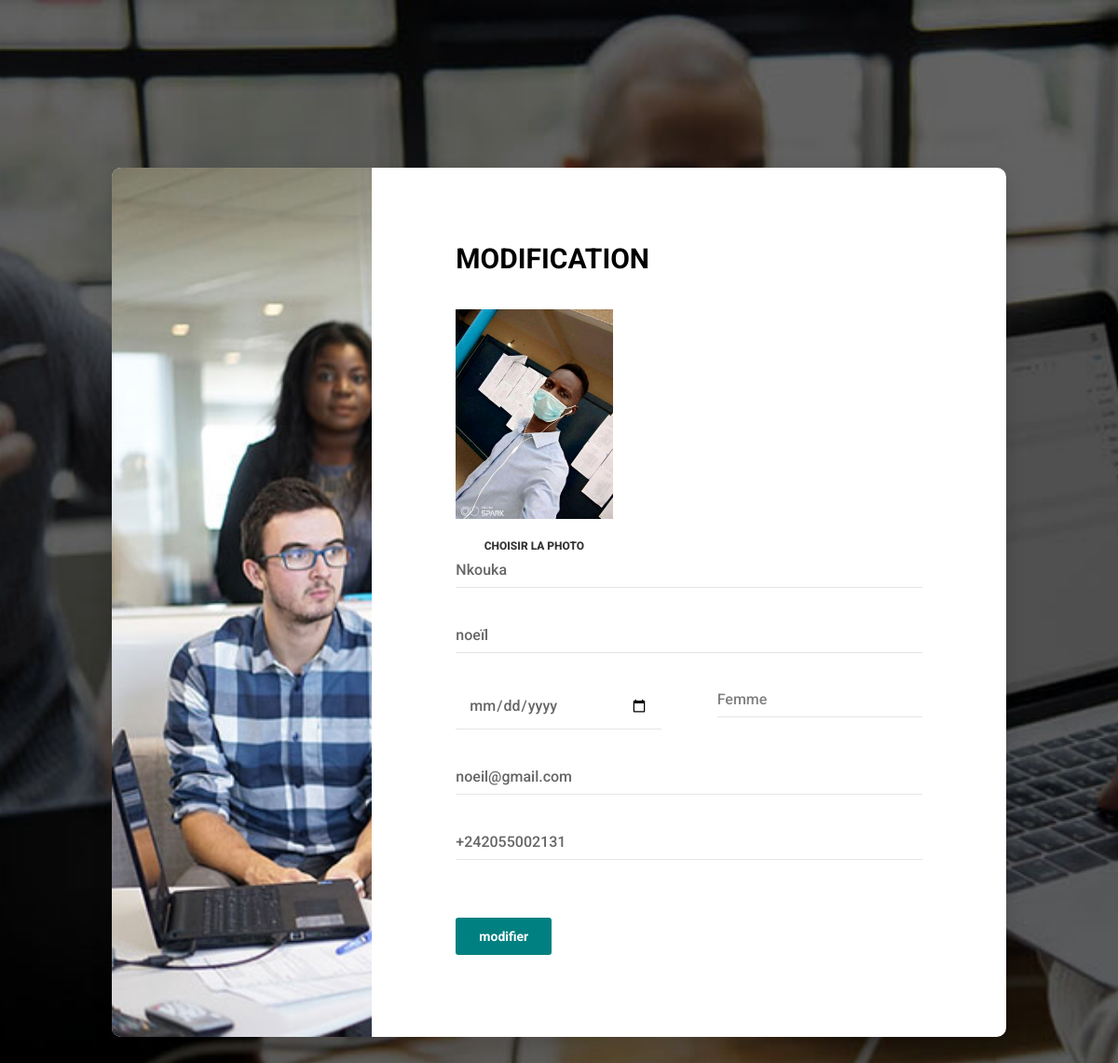
The page /modifier/6 on the database its author committed.
### main/models.py (models this page shows, shortened)
class Utilisateur(models.Model):
    sexe = (
        ('Homme' , 'Homme'),
        ('Femme' , 'Femme'),
        ('Autre' , 'Autre'),
    )
    nom = models.CharField( "nom utilisateur", max_length=50)
    prenom = models.CharField("prénom utilisateur ", max_length=50)
    sexe = models.CharField( "genre utilisateur", max_length=10, choices=sexe)
    date_nais = models.DateField("Date de naissance", auto_now=False, auto_now_add=False)
    email = models.EmailField("Email", max_length=254)
    phone = models.CharField("Téléphone", max_length=50)
    photo = models.ImageField("photo de utilisateur", upload_to="media/")

### main/views.py (the view)
# urls.py: path('modifier/<int:id>', views.modifier, name='modifier'),
def modifier(request, id):
    import base64
    data = request.POST
    photo = request.FILES
    user = Utilisateur.objects.get(id=id)
    if request.method == 'POST':
        user.nom = data.get('nom', user.nom)
        user.prenom = data.get('prenom', user.prenom)
        user.sexe = data.get('sexe', user.sexe)
        user.date_nais = data.get('date', user.date_nais)
        user.email = data.get('email', user.email)
        user.phone = data.get('phone', user.phone)
        user.photo = photo.get('photo', user.photo)
        user.save()
        return redirect(home)
    else :
        mod = True
        return render(request, 'main/enregistrer.html', locals())

### main/templates/main/enregistrer.html (shortened to what this page needs)
{% load static %}
<!DOCTYPE html>
<html lang="fr">
<head>
    <link href="{% static 'css/material-design-iconic-font.min.css' %} " rel="stylesheet" media="all">
    <link href="{% static 'css/font-awesome.min.css' %}" rel="stylesheet" media="all">
    <link href="{% static 'css/select2.min.css' %}" rel="stylesheet" media="all">
    <link href="{% static 'css/daterangepicker.css' %}" rel="stylesheet" media="all">
    <link href="{% static 'css/main.css' %}" rel="stylesheet" media="all">
</head>
<body id="hero">
    {% if mod %}
        <div class="page-wrapper p-t-180 p-b-100 font-robo" >
            <div class="wrapper wrapper--w960">
                <div class="card card-2">
                    <div class="card-heading"></div>
                    <div class="card-body">
                        <h2 class="title">Modification</h2>
                        <form method="POST" action="{% url 'modifier' user.id %}" enctype="multipart/form-data">
                            <div class="form-header">
                                <div class="avartar">
                                    <a href="{{ user.photo.url}}">
                                        <img src="{{user.photo.url}}" alt="">
                                    </a>
                                    <div class="avartar-picker">
                                        <label for="file-1">
                                            <i class="zmdi zmdi-camera"></i>
                                            <span>Choisir la photo</span>
                                        </label>
                                    </div>
                                </div>
                            </div>
                            <div class="input-group">
                                <input class="input--style-2" type="text" placeholder="nom" name="nom" value="{{ user.nom }}" required>
                            </div>
                            <div class="input-group">
                                <input class="input--style-2" type="text" placeholder="prenom" name="prenom" value="{{ user.prenom }}" required>
                            </div>
                            <div class="row row-space">
                                <div class="col-2">
                                    <div class="input-group">
                                        <input class="input--style-2" type="date" placeholder="date de naissance" name="date" value="{{ user.date_nais }}" required>
                                    </div>
                                </div>
                                <div class="col-2">
                                    <div class="input-group">
                                        <div class="rs-select2 js-select-simple select--no-search">
                                        </div>
                                    </div>
                                </div>
                            </div>
                            <div class="input-group">
                                <input class="input--style-2" type="email" placeholder="Adresse email" value="{{ user.email }}" name="email">
                            </div>
                            <div class="input-group">
                                <input class="input--style-2" type="text" placeholder="numero de telephone" name="phone" value="{{ user.phone }}" required>
                            </div>
                            <div class="p-t-30">
                                <button class="btn btn--radius btn--blue" type="submit">modifier</button>
                            </div>
                        </form>
                    </div>
                </div>
            </div>
        </div>
    {% endif %}
</body>
</html>

### main/static/css/main.css (style rules this page uses)
.font-robo { font-family: "Roboto", "Arial", "Helvetica Neue", sans-serif; }
.row { display: -webkit-box; display: -webkit-flex; display: -moz-box; display: -ms-flexbox; display: flex; -webkit-flex-wrap: wrap; -ms-flex-wrap: wrap; flex-wrap: wrap; }
.row-space { -webkit-box-pack: justify; -webkit-justify-content: space-between; -moz-box-pack: justify; -ms-flex-pack: justify; justify-content: space-between; }
.col-2 { width: -webkit-calc((100% - 60px) / 2); width: -moz-calc((100% - 60px) / 2); width: calc((100% - 60px) / 2); }
html { -webkit-box-sizing: border-box; -moz-box-sizing: border-box; box-sizing: border-box; }
* { padding: 0; margin: 0; }
*, *:before, *:after { -webkit-box-sizing: inherit; -moz-box-sizing: inherit; box-sizing: inherit; }
body, h1, h2, h3, h4, h5, h6, blockquote, p, pre, dl, dd, ol, ul, figure, hr, fieldset, legend { margin: 0; padding: 0; }
button { outline: none; background: none; border: none; }
.page-wrapper { min-height: 100vh; }
body { font-family: "Roboto", "Arial", "Helvetica Neue", sans-serif; font-weight: 400; font-size: 14px; }
h1, h2, h3, h4, h5, h6 { font-weight: 400; }
h2 { font-size: 30px; }
#hero { display: table; width: 100%; background: url("../image/6.jpg") top center/cover no-repeat; }
.p-t-180 { padding-top: 180px; }
.p-t-30 { padding-top: 30px; }
.p-b-100 { padding-bottom: 100px; }
.wrapper { margin: 0 auto; }
.wrapper--w960 { max-width: 960px; }
.btn { line-height: 40px; display: inline-block; padding: 0 25px; cursor: pointer; color: #fff; font-family: "Roboto", "Arial", "Helvetica Neue", sans-serif; -webkit-transition: all 0.4s ease; -o-transition: all 0.4s ease; -moz-transition: all 0.4s ease; transition: all 0.4s ease; font-size: 14px; font-weight: 700; }
.btn--radius { -webkit-border-radius: 3px; -moz-border-radius: 3px; border-radius: 3px; }
.btn--blue { background: teal; }
img { max-width: 100%; vertical-align: middle; }
.avartar-picker { padding-left: 15px; margin-top: 20px; }
.avartar-picker label { display: block; cursor: pointer; display: inline-block; color: #333; font-size: 12px; text-transform: uppercase; font-weight: 800; }
.avartar-picker label i { margin-right: 3px; }
.form-header { display: flex; }
.form-header .avartar { width: 33.75%; }
.form-header .avartar a { display: block; }
input[type="date" i] { padding: 14px; }
input { outline: none; margin: 0; border: none; -webkit-box-shadow: none; -moz-box-shadow: none; box-shadow: none; width: 100%; font-size: 14px; font-family: inherit; }
.input-group { position: relative; margin-bottom: 32px; border-bottom: 1px solid #e5e5e5; }
.input--style-2 { padding: 9px 0; color: #666; font-size: 16px; font-weight: 500; }
.title { text-transform: uppercase; font-weight: 700; margin-bottom: 37px; }
.card { overflow: hidden; -webkit-border-radius: 3px; -moz-border-radius: 3px; border-radius: 3px; background: #fff; }
.card-2 { -webkit-box-shadow: 0px 8px 20px 0px rgba(0, 0, 0, 0.15); -moz-box-shadow: 0px 8px 20px 0px rgba(0, 0, 0, 0.15); box-shadow: 0px 8px 20px 0px rgba(0, 0, 0, 0.15); -webkit-border-radius: 10px; -moz-border-radius: 10px; border-radius: 10px; width: 100%; display: table; }
.card-2 .card-heading { background: url("../image/about-img.jpg") top left/cover no-repeat; width: 29.1%; display: table-cell; }
.card-2 .card-body { display: table-cell; padding: 80px 90px; padding-bottom: 88px; }

### rows shown on the page
Utilisateur: photo (picture), nom "Nkouka", prenom "noeïl", email "noeil@gmail.com", phone "+242055002131"
